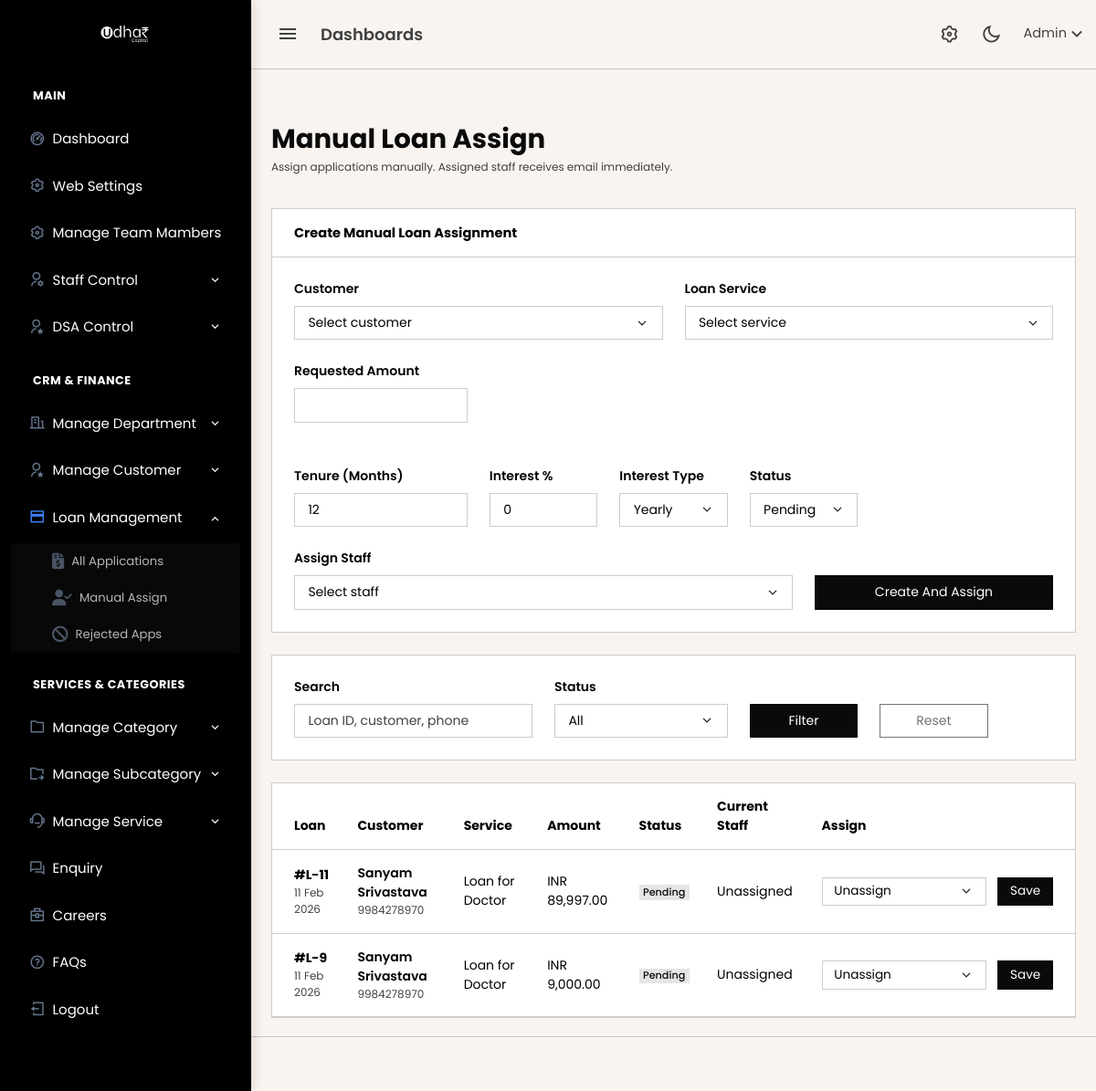
Page /admin/manual_loan_assign.php (signed in) on the committed database.
### tables this page shows
CREATE TABLE `loan_applications` (
  `id` bigint(20) UNSIGNED NOT NULL,
  `customer_id` bigint(20) UNSIGNED NOT NULL,
  `service_id` bigint(20) UNSIGNED NOT NULL,
  `dsa_id` bigint(20) UNSIGNED DEFAULT NULL,
  `assigned_staff_id` bigint(20) UNSIGNED DEFAULT NULL,
  `assigned_by` bigint(20) UNSIGNED DEFAULT NULL,
  `assigned_at` timestamp NULL DEFAULT NULL,
  `interest_rate` decimal(5,2) NOT NULL DEFAULT 0.00,
  `interest_type` enum('year','month') NOT NULL DEFAULT 'year',
  `requested_amount` decimal(15,2) NOT NULL,
  `tenure_years` int(11) NOT NULL,
  `emi_amount` decimal(15,2) NOT NULL,
  `status` enum('pending','approved','rejected','disbursed') DEFAULT 'pending',
  `created_at` timestamp NOT NULL DEFAULT current_timestamp(),
  `rejection_note` text DEFAULT NULL
);

CREATE TABLE `customers` (
  `id` bigint(20) UNSIGNED NOT NULL,
  `full_name` varchar(255) NOT NULL,
  `email` varchar(255) NOT NULL,
  `phone` varchar(20) NOT NULL,
  `password` varchar(255) NOT NULL,
  `aadhaar_number` varchar(20) DEFAULT NULL,
  `status` enum('active','blocked') DEFAULT 'active',
  `created_at` timestamp NOT NULL DEFAULT current_timestamp(),
  `updated_at` timestamp NOT NULL DEFAULT current_timestamp() ON UPDATE current_timestamp()
);

CREATE TABLE `services` (
  `id` bigint(20) UNSIGNED NOT NULL,
  `category_id` bigint(20) UNSIGNED NOT NULL,
  `sub_category_id` bigint(20) UNSIGNED NOT NULL,
  `service_name` varchar(255) NOT NULL,
  `title` varchar(255) NOT NULL,
  `slug` varchar(255) NOT NULL,
  `short_description` text DEFAULT NULL,
  `long_description` longtext DEFAULT NULL,
  `hero_image` varchar(255) DEFAULT NULL,
  `card_img` varchar(255) DEFAULT NULL,
  `created_at` timestamp NULL DEFAULT current_timestamp(),
  `updated_at` timestamp NULL DEFAULT current_timestamp() ON UPDATE current_timestamp()
);

### includes/format_helpers.php (called while the page is built)
<?php
if (!function_exists('format_inr')) {
    function format_inr($amount, int $decimals = 0): string
    {
        $num = (float)$amount;
        $neg = $num < 0 ? '-' : '';
        $num = abs($num);
        $fixed = number_format($num, $decimals, '.', '');
        $parts = explode('.', $fixed);
        $intPart = $parts[0];
        $decimalPart = $parts[1] ?? '';
        if (strlen($intPart) > 3) {
            $last3 = substr($intPart, -3);
            $rest = substr($intPart, 0, -3);
            $rest = preg_replace('/\B(?=(\d{2})+(?!\d))/', ',', $rest);
            $intPart = $rest . ',' . $last3;
        }
        if ($decimals > 0) {
            return $neg . $intPart . '.' . $decimalPart;
        }
        return $neg . $intPart;
    }
}

### admin/manual_loan_assign.php (the view, shortened to what this page needs)
<?php
include 'header.php';
include 'topbar.php';
include 'sidebar.php';
$search = mysqli_real_escape_string($conn, trim((string)($_GET['search'] ?? '')));
$query = "SELECT l.id, l.status, l.requested_amount, l.created_at,
                 c.full_name, c.phone,
                 sv.service_name,
                 st.name AS assigned_staff_name, st.id AS assigned_staff_id
          FROM loan_applications l
          INNER JOIN customers c ON c.id = l.customer_id
          INNER JOIN services sv ON sv.id = l.service_id
          LEFT JOIN staff st ON st.id = l.assigned_staff_id
          WHERE 1=1";
$query .= " ORDER BY l.id DESC";
$loans = mysqli_query($conn, $query);
?>
<div class="content-page">
    <div class="content">
        <div class="container-fluid pt-4">
            <div class="d-flex justify-content-between align-items-center mb-4">
                <div>
                    <h2 class="fw-bold text-dark mb-1">Manual Loan Assign</h2>
                    <p class="text-muted small mb-0">Assign applications manually. Assigned staff receives email immediately.</p>
                </div>
            </div>
            <div class="card border mb-3">
                <div class="card-header bg-white">
                    <h5 class="mb-0 fw-bold">Create Manual Loan Assignment</h5>
                </div>
                <div class="card-body">
                    <form action="db/loan_handler.php" method="POST" class="row g-3 align-items-end" enctype="multipart/form-data">
                        <div class="col-md-6">
                            <label class="form-label">Customer</label>
                            <select name="customer_id" class="form-select" required>
                                <option value="">Select customer</option>
                            </select>
                        </div>
                        <div class="col-md-6">
                            <label class="form-label">Loan Service</label>
                            <select name="service_id" class="form-select" required>
                                <option value="">Select service</option>
                            </select>
                        </div>
                        <div class="col-md-3">
                            <label class="form-label">Requested Amount</label>
                            <input type="number" step="0.01" min="1" name="requested_amount" class="form-control" required>
                        </div>
                        <div class="col-md-3">
                            <label class="form-label">Tenure (Months)</label>
                            <input type="number" min="0" name="tenure_months" class="form-control" value="12" required>
                        </div>
                        <div class="col-md-2">
                            <label class="form-label">Interest %</label>
                            <input type="number" step="0.01" min="0" name="interest_rate" class="form-control" value="0">
                        </div>
                        <div class="col-md-2">
                            <label class="form-label">Interest Type</label>
                            <select name="interest_type" class="form-select">
                                <option value="year" selected>Yearly</option>
                            </select>
                        </div>
                        <div class="col-md-2">
                            <label class="form-label">Status</label>
                            <select name="status" class="form-select">
                                <option value="pending" selected>Pending</option>
                            </select>
                        </div>
                        <div class="col-md-8">
                            <label class="form-label">Assign Staff</label>
                            <select name="staff_id" class="form-select" required>
                                <option value="">Select staff</option>
                            </select>
                        </div>
                        <div class="col-md-4">
                            <button type="submit" class="btn btn-dark w-100">Create And Assign</button>
                        </div>
                    </form>
                </div>
            </div>
            <div class="card border mb-3">
                <div class="card-body">
                    <form method="GET" class="row g-3 align-items-end">
                        <div class="col-md-4">
                            <label class="form-label">Search</label>
                            <input type="text" name="search" class="form-control" placeholder="Loan ID, customer, phone" value="<?= htmlspecialchars($search) ?>">
                        </div>
                        <div class="col-md-3">
                            <label class="form-label">Status</label>
                            <select name="status" class="form-select">
                                <option value="">All</option>
                            </select>
                        </div>
                        <div class="col-md-2">
                            <button class="btn btn-dark w-100">Filter</button>
                        </div>
                        <div class="col-md-2">
                            <a href="manual_loan_assign.php" class="btn btn-outline-secondary w-100">Reset</a>
                        </div>
                    </form>
                </div>
            </div>
            <div class="card border">
                <div class="card-body p-0">
                    <div class="table-responsive">
                        <table class="table mb-0 align-middle">
                            <thead>
                                <tr>
                                    <th class="ps-3">Loan</th>
                                    <th>Customer</th>
                                    <th>Service</th>
                                    <th>Amount</th>
                                    <th>Status</th>
                                    <th>Current Staff</th>
                                    <th class="pe-3">Assign</th>
                                </tr>
                            </thead>
                            <tbody>
                            <?php if ($loans && mysqli_num_rows($loans) > 0): ?>
                                <?php while ($loan = mysqli_fetch_assoc($loans)): ?>
                                    <tr>
                                        <td class="ps-3">
                                            <div class="fw-bold">#L-<?= (int)$loan['id'] ?></div>
                                            <div class="small text-muted"><?= date('d M Y', strtotime($loan['created_at'])) ?></div>
                                        </td>
                                        <td>
                                            <div class="fw-semibold"><?= htmlspecialchars($loan['full_name']) ?></div>
                                            <div class="small text-muted"><?= htmlspecialchars($loan['phone']) ?></div>
                                        </td>
                                        <td><?= htmlspecialchars($loan['service_name']) ?></td>
                                        <td>INR <?= format_inr((float)$loan['requested_amount'], 2) ?></td>
                                        <td><span class="badge bg-light text-dark text-capitalize"><?= htmlspecialchars($loan['status']) ?></span></td>
                                        <td><?= htmlspecialchars($loan['assigned_staff_name'] ?: 'Unassigned') ?></td>
                                        <td class="pe-3" style="min-width:260px;">
                                            <form action="db/loan_handler.php" method="POST" class="d-flex gap-2">
                                                <select name="staff_id" class="form-select form-select-sm" required>
                                                    <option value="0">Unassign</option>
                                                </select>
                                                <button type="submit" class="btn btn-sm btn-dark">Save</button>
                                            </form>
                                        </td>
                                    </tr>
                                <?php endwhile; ?>
                            <?php else: ?>
                                <tr>
                                    <td colspan="7" class="text-center py-4 text-muted">No loan applications found.</td>
                                </tr>
                            <?php endif; ?>
                            </tbody>
                        </table>
                    </div>
                </div>
            </div>
        </div>
    </div>
</div>
<?php include 'footer.php'; ?>

### admin/sidebar.php (style rules this page uses)
:root { --nav-bg: #000000; --nav-text: #ffffff; --nav-hover-bg: #1e293b; --accent-blue: #3b82f6; }

### rows in the picture
loan_applications: id "11", created_at "11 Feb 2026", customer.full_name "Sanyam Srivastava", customer.phone "9984278970", service.service_name "Loan for Doctor", requested_amount "89,997.00", status "Pending", assigned_staff_name "Unassigned"
loan_applications: id "9", created_at "11 Feb 2026", customer.full_name "Sanyam Srivastava", customer.phone "9984278970", service.service_name "Loan for Doctor", requested_amount "9,000.00", status "Pending", assigned_staff_name "Unassigned"
